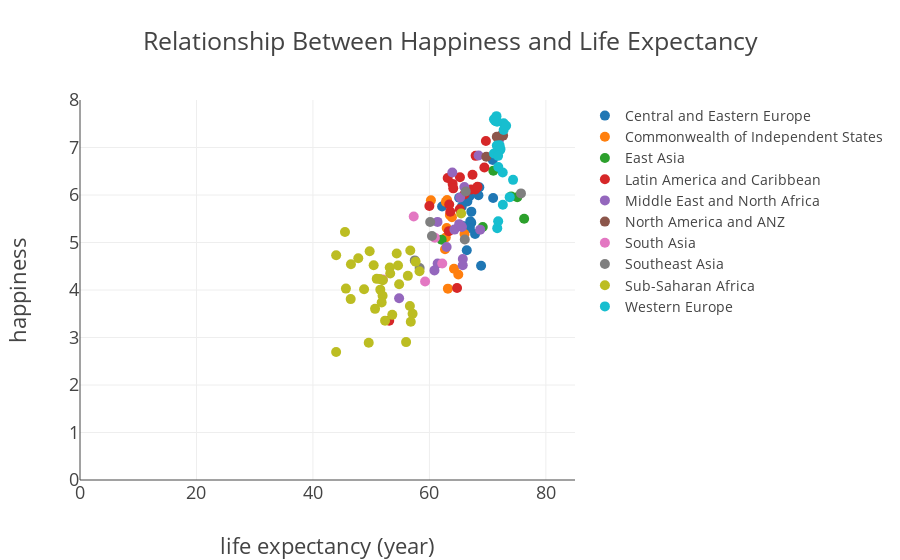

Notebook cell for this chart:
### Code cell
trace = [go.Scatter(y=df_life[a + '_happiness'], x=df_life[a + '_life_expectancy'],
                     text=df_life[a + '_country'], mode='markers', marker=dict(size=10), name=a) for a in region_list]
data = trace
layout = go.Layout(title='Relationship Between Happiness and Life Expectancy',
                    font=dict(size=18),
                    yaxis=dict(title='happiness', range=[0, 8]),
                    xaxis=dict(title='life expectancy (year)', range=[0, 85]), 
                    legend=dict(font=dict(size=14)))
fig = go.Figure(data=data, layout=layout)
offline.iplot(fig)

### Figure 1 — Plotly figure (JSON) as saved in the notebook; plotly's stock layout.template omitted (floating-point values rounded to 4 significant figures; data arrays with more than 128 entries replaced by an {"elided": "..."} marker saying what was removed)
{"data": [{"marker": {"size": 10}, "mode": "markers", "name": "Central and Eastern Europe", "text": {"elided": "142 str values"}, "type": "scatter", "uid": "62107a3a-92b1-11e8-9678-60030899ee42", "x": {"elided": "142 float values"}, "y": {"elided": "142 float values"}}, {"marker": {"size": 10}, "mode": "markers", "name": "Commonwealth of Independent States", "text": {"elided": "142 str values"}, "type": "scatter", "uid": "62107e54-92b1-11e8-8644-60030899ee42", "x": {"elided": "142 float values"}, "y": {"elided": "142 float values"}}, {"marker": {"size": 10}, "mode": "markers", "name": "East Asia", "text": {"elided": "142 str values"}, "type": "scatter", "uid": "62108174-92b1-11e8-a09f-60030899ee42", "x": {"elided": "142 float values"}, "y": {"elided": "142 float values"}}, {"marker": {"size": 10}, "mode": "markers", "name": "Latin America and Caribbean", "text": {"elided": "142 str values"}, "type": "scatter", "uid": "62108476-92b1-11e8-b98b-60030899ee42", "x": {"elided": "142 float values"}, "y": {"elided": "142 float values"}}, {"marker": {"size": 10}, "mode": "markers", "name": "Middle East and North Africa", "text": {"elided": "142 str values"}, "type": "scatter", "uid": "62108764-92b1-11e8-bcbe-60030899ee42", "x": {"elided": "142 float values"}, "y": {"elided": "142 float values"}}, {"marker": {"size": 10}, "mode": "markers", "name": "North America and ANZ", "text": {"elided": "142 str values"}, "type": "scatter", "uid": "62108a48-92b1-11e8-8cee-60030899ee42", "x": {"elided": "142 float values"}, "y": {"elided": "142 float values"}}, {"marker": {"size": 10}, "mode": "markers", "name": "South Asia", "text": {"elided": "142 str values"}, "type": "scatter", "uid": "62108d22-92b1-11e8-9c25-60030899ee42", "x": {"elided": "142 float values"}, "y": {"elided": "142 float values"}}, {"marker": {"size": 10}, "mode": "markers", "name": "Southeast Asia", "text": {"elided": "142 str values"}, "type": "scatter", "uid": "62108ffa-92b1-11e8-89ca-60030899ee42", "x": {"elided": "142 float values"}, "y": {"elided": "142 float values"}}, {"marker": {"size": 10}, "mode": "markers", "name": "Sub-Saharan Africa", "text": {"elided": "142 str values"}, "type": "scatter", "uid": "621092d8-92b1-11e8-a279-60030899ee42", "x": {"elided": "142 float values"}, "y": {"elided": "142 float values"}}, {"marker": {"size": 10}, "mode": "markers", "name": "Western Europe", "text": {"elided": "142 str values"}, "type": "scatter", "uid": "621096f0-92b1-11e8-89bb-60030899ee42", "x": {"elided": "142 float values"}, "y": {"elided": "142 float values"}}], "layout": {"font": {"size": 18}, "legend": {"font": {"size": 14}}, "title": "Relationship Between Happiness and Life Expectancy", "xaxis": {"range": [0, 85], "title": "life expectancy (year)"}, "yaxis": {"range": [0, 8], "title": "happiness"}}}
